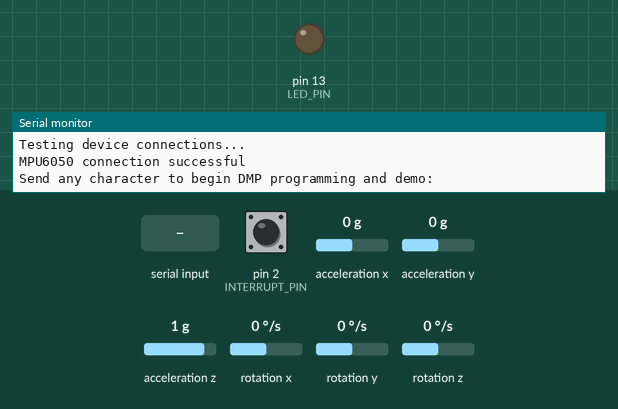
This sketch was run on a simulated Arduino Uno, built with avr-gcc and run on an emulated ATmega328P. Shown: output pins drawn as LEDs (lit = HIGH), the last lines printed to the serial monitor. Dashed ring = blinking. The test bench sets the inputs (shaded band); at power-on: acceleration z 1 g, pin 2 (INTERRUPT_PIN) LOW, acceleration x 0 g, acceleration y 0 g, rotation x 0 °/s, rotation y 0 °/s, rotation z 0 °/s. The sensor or clock chip raises its interrupt line as the real part does.

Above: at 0.9 s.
1.0 s: "1\n" received over Serial
3.0 s: acceleration z set to 0.1 g
4.5 s: acceleration z set to -0.2 g
At 4.77 s:
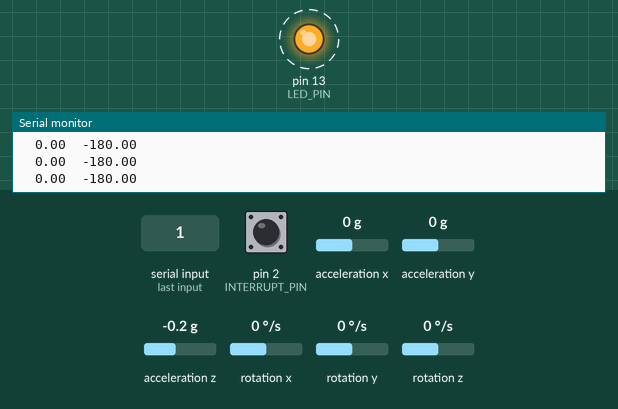
Timing chart, 0 to 17.5 s (numbered marks = the images above; inputs shaded):
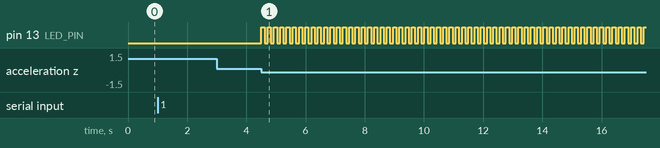

Measured:
- the behaviour switches between 0 and -0.1 g on acceleration z (found by bisection; images 0 and 1)
- after the input at 4.5 s, pin 13 (LED_PIN): alternates HIGH for 0.11 s and LOW for 0.11 s, starting at once

The sketch:

YoussefMohammed_RonBroomstick.ino
```cpp
#include "I2Cdev.h"
unsigned long previousMillis = 0;
const long interval = 100;
float pitch;
float roll;
int ledState=LOW;
#include "MPU6050_6Axis_MotionApps20.h"
#if I2CDEV_IMPLEMENTATION == I2CDEV_ARDUINO_WIRE
    #include "Wire.h"
#endif

MPU6050 mpu;

#define OUTPUT_READABLE_YAWPITCHROLL

#define INTERRUPT_PIN 2  // use pin 2 on Arduino Uno & most boards

#define LED_PIN 13

// MPU control/status vars
bool dmpReady = false;  // set true if DMP init was successful
uint8_t mpuIntStatus;   // holds actual interrupt status byte from MPU
uint8_t devStatus;      // return status after each device operation (0 = success, !0 = error)
uint16_t packetSize;    // expected DMP packet size (default is 42 bytes)
uint16_t fifoCount;     // count of all bytes currently in FIFO
uint8_t fifoBuffer[64]; // FIFO storage buffer

// orientation/motion vars
Quaternion q;           // [w, x, y, z]         quaternion container
VectorInt16 aa;         // [x, y, z]            accel sensor measurements
VectorInt16 aaReal;     // [x, y, z]            gravity-free accel sensor measurements
VectorInt16 aaWorld;    // [x, y, z]            world-frame accel sensor measurements
VectorFloat gravity;    // [x, y, z]            gravity vector
float euler[3];         // [psi, theta, phi]    Euler angle container
float ypr[3];           // [yaw, pitch, roll]   yaw/pitch/roll container and gravity vector

// packet structure for InvenSense teapot demo
uint8_t teapotPacket[14] = { '$', 0x02, 0,0, 0,0, 0,0, 0,0, 0x00, 0x00, '\r', '\n' };

volatile bool mpuInterrupt = false;     // indicates whether MPU interrupt pin has gone high
void dmpDataReady() {
    mpuInterrupt = true;
}

void setup() {
    // join I2C bus (I2Cdev library doesn't do this automatically)
    #if I2CDEV_IMPLEMENTATION == I2CDEV_ARDUINO_WIRE
        Wire.begin();
        Wire.setClock(400000); // 400kHz I2C clock. Comment this line if having compilation difficulties
    #elif I2CDEV_IMPLEMENTATION == I2CDEV_BUILTIN_FASTWIRE
        Fastwire::setup(400, true);
    #endif
    Serial.begin(115200);
    while (!Serial);
    Serial.println(F("Initializing I2C devices..."));
    mpu.initialize();
    pinMode(INTERRUPT_PIN, INPUT);

    // verify connection
    Serial.println(F("Testing device connections..."));
    Serial.println(mpu.testConnection() ? F("MPU6050 connection successful") : F("MPU6050 connection failed"));

    // wait for ready
    Serial.println(F("\nSend any character to begin DMP programming and demo: "));
    while (Serial.available() && Serial.read()); // empty buffer
    while (!Serial.available());                 // wait for data
    while (Serial.available() && Serial.read()); // empty buffer again

    // load and configure the DMP
    Serial.println(F("Initializing DMP..."));
    devStatus = mpu.dmpInitialize();

    // supply your own gyro offsets here, scaled for min sensitivity
    mpu.setXGyroOffset(220);
    mpu.setYGyroOffset(76);
    mpu.setZGyroOffset(-85);
    mpu.setZAccelOffset(1788); // 1688 factory default for my test chip

    // make sure it worked (returns 0 if so)
    if (devStatus == 0) {
        // Calibration Time: generate offsets and calibrate our MPU6050
        mpu.CalibrateAccel(6);
        mpu.CalibrateGyro(6);
        mpu.PrintActiveOffsets();
        // turn on the DMP, now that it's ready
        Serial.println(F("Enabling DMP..."));
        mpu.setDMPEnabled(true);

        // enable Arduino interrupt detection
        Serial.print(F("Enabling interrupt detection (Arduino external interrupt "));
        Serial.print(digitalPinToInterrupt(INTERRUPT_PIN));
        Serial.println(F(")..."));
        attachInterrupt(digitalPinToInterrupt(INTERRUPT_PIN), dmpDataReady, RISING);
        mpuIntStatus = mpu.getIntStatus();

        // set our DMP Ready flag so the main loop() function knows it's okay to use it
        Serial.println(F("DMP ready! Waiting for first interrupt..."));
        dmpReady = true;

        // get expected DMP packet size for later comparison
        packetSize = mpu.dmpGetFIFOPacketSize();
    } else {
        // ERROR!
        // 1 = initial memory load failed
        // 2 = DMP configuration updates failed
        // (if it's going to break, usually the code will be 1)
        Serial.print(F("DMP Initialization failed (code "));
        Serial.print(devStatus);
        Serial.println(F(")"));
    }

    pinMode(LED_PIN, OUTPUT);
}

void loop() {
    // if programming failed, don't try to do anything
    if (!dmpReady) return;
    // read a packet from FIFO
    if (mpu.dmpGetCurrentFIFOPacket(fifoBuffer)) { // Get the Latest packet
        #ifdef OUTPUT_READABLE_YAWPITCHROLL
            // display Euler angles in degrees
            mpu.dmpGetQuaternion(&q, fifoBuffer);
            mpu.dmpGetGravity(&gravity, &q);
            mpu.dmpGetYawPitchRoll(ypr, &q, &gravity);
            Serial.print("\t");
            pitch=ypr[1] * 180/M_PI;
            Serial.print(pitch);
            roll=ypr[2] * 180/M_PI;
            Serial.print("\t");
            Serial.println(roll);
        #endif
      if (abs(pitch)>60 || abs(roll)>60)
      {
        unsigned long currentMillis = millis();

        if (currentMillis - previousMillis >= interval) {
          // save the last time you blinked the LED
          previousMillis = currentMillis;
          // if the LED is off turn it on and vice-versa:
          if (ledState == LOW) {
            ledState = HIGH;
          } else {
            ledState = LOW;
          }
          // set the LED with the ledState of the variable:
          digitalWrite(LED_PIN, ledState);
      }
    }
  }
}
```
